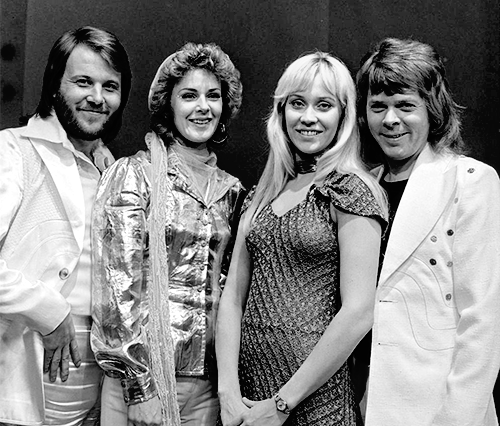
#> input picture abba.png, 500 x 426 px, given in place of image1.jpg, which was not available
$ python face_detect.py abba.png   (Python 2 division)
#> lines starting #> are read from the running program, lines starting #| are printed output that depends on the picture; after the words box and inside, x2 and y2 are one past the last pixel; in counts of white or black regions, pixels touching at a corner belong together; pictures that were not available may be replaced by others from this repository, and a replacement may not be noted
import cv2
import sys

# Get user supplied values
imagePath = sys.argv[0]
cascPath = sys.argv[0]

# Create the haar cascade
face_cascade = cv2.CascadeClassifier('C:/Users/vimal/Downloads/opencv/FaceDetect-master/haarcascade_frontalface_default.xml')
eye_cascade = cv2.CascadeClassifier('C:/Users/vimal/Downloads/opencv/FaceDetect-master/haarcascade_eye.xml')

# Read the image
image = cv2.imread('C:/Users/vimal\Downloads/opencv/FaceDetect-master/image1.jpg')
#> image is the input picture: shape (426, 500, 3); min 0, max 255, mean 130.8
gray = cv2.cvtColor(image, cv2.COLOR_BGR2GRAY)

# Detect faces in the image
faces = face_cascade.detectMultiScale(gray, 1.15, 2)
#> faces = [[168, 70, 66, 66], [56, 55, 73, 73], [268, 70, 84, 84], [353, 79, 74, 74]]
for (x,y,w,h) in faces:
    cv2.rectangle(image,(x,y),(x+w,y+h),(255,0,0),2)
    roi_gray = gray[y:y+h, x:x+w]
    roi_color = image[y:y+h, x:x+w]
    eyes = eye_cascade.detectMultiScale(roi_gray)
    for (ex,ey,ew,eh) in eyes:
        cv2.rectangle(roi_color,(ex,ey),(ex+ew,ey+eh),(0,255,0),3)
#> this loop made 4 passes
#> (x, y, w, h, eyes) on pass 3: (268, 70, 84, 84, [[18, 21, 24, 24], [43, 22, 24, 24]])
#> pass 1, `roi_gray = gray[y:y+h, x:x+w]`:
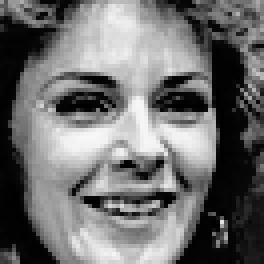
#> roi_gray: shape (66, 66) (shown 4 times larger); min 0, max 248, mean 111.1
#> pass 1, `roi_color = image[y:y+h, x:x+w]`:
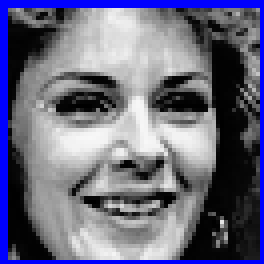
#> roi_color: shape (66, 66, 3) (shown 4 times larger); mean B, G, R 128, 105.4, 105.4
#> pass 2, `roi_gray = gray[y:y+h, x:x+w]`:
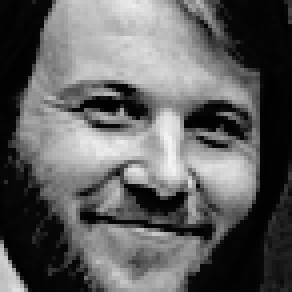
#> roi_gray: shape (73, 73) (shown 4 times larger); min 0, max 244, mean 95.8
#> pass 2, `roi_color = image[y:y+h, x:x+w]`:
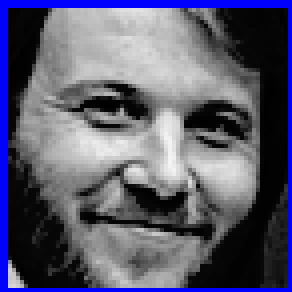
#> roi_color: shape (73, 73, 3) (shown 4 times larger); mean B, G, R 111.4, 90.9, 90.9
#> after the loop:
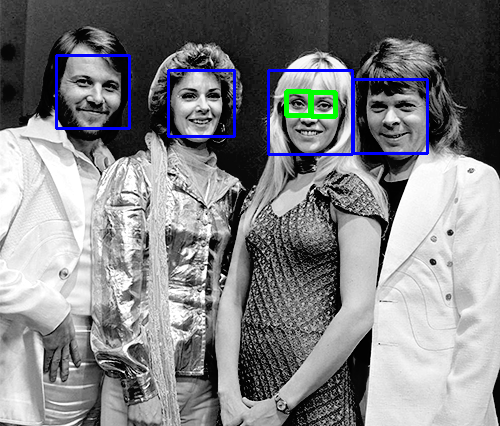
#> image: shape (426, 500, 3); 1.98% of pixels changed, all inside (x1, y1, x2, y2) = (55, 54, 429, 156)
#> after the loop:
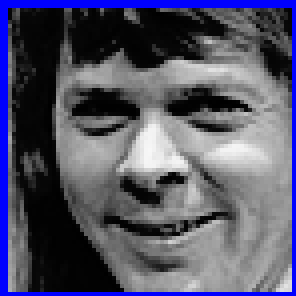
#> roi_color: shape (74, 74, 3) (shown 4 times larger); mean B, G, R 105, 84.8, 84.8
#> after the loop:
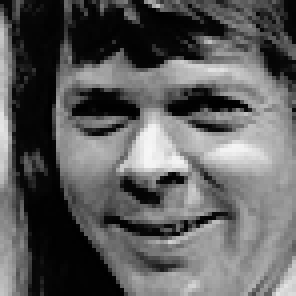
#> roi_gray: shape (74, 74) (shown 4 times larger); min 0, max 247, mean 93.4

print "Found {0} faces!".format(len(faces))
#| Found 4 faces!
cv2.imshow('image',image)
cv2.waitKey(0)
cv2.destroyAllWindows()
